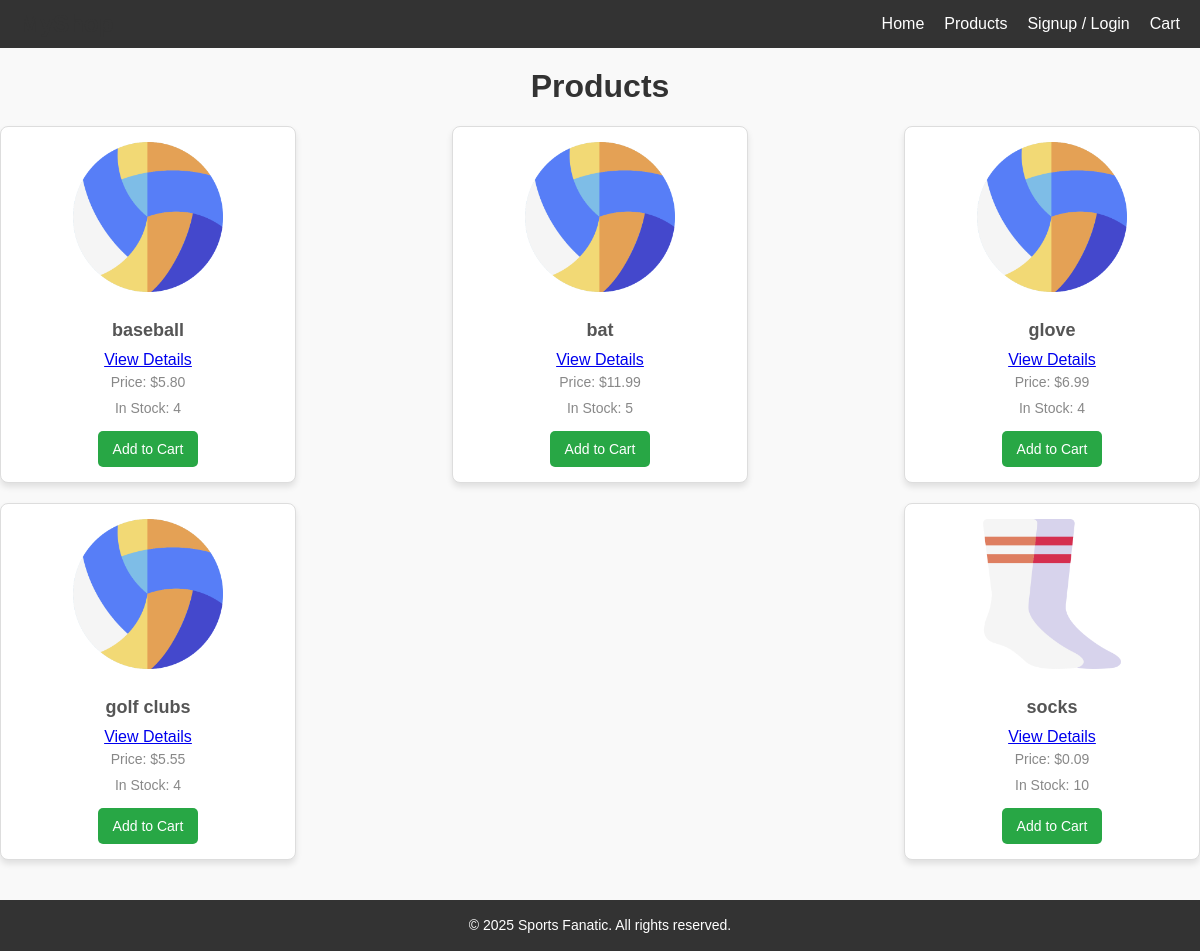
/products/, run on an earlier commit of the app's database.
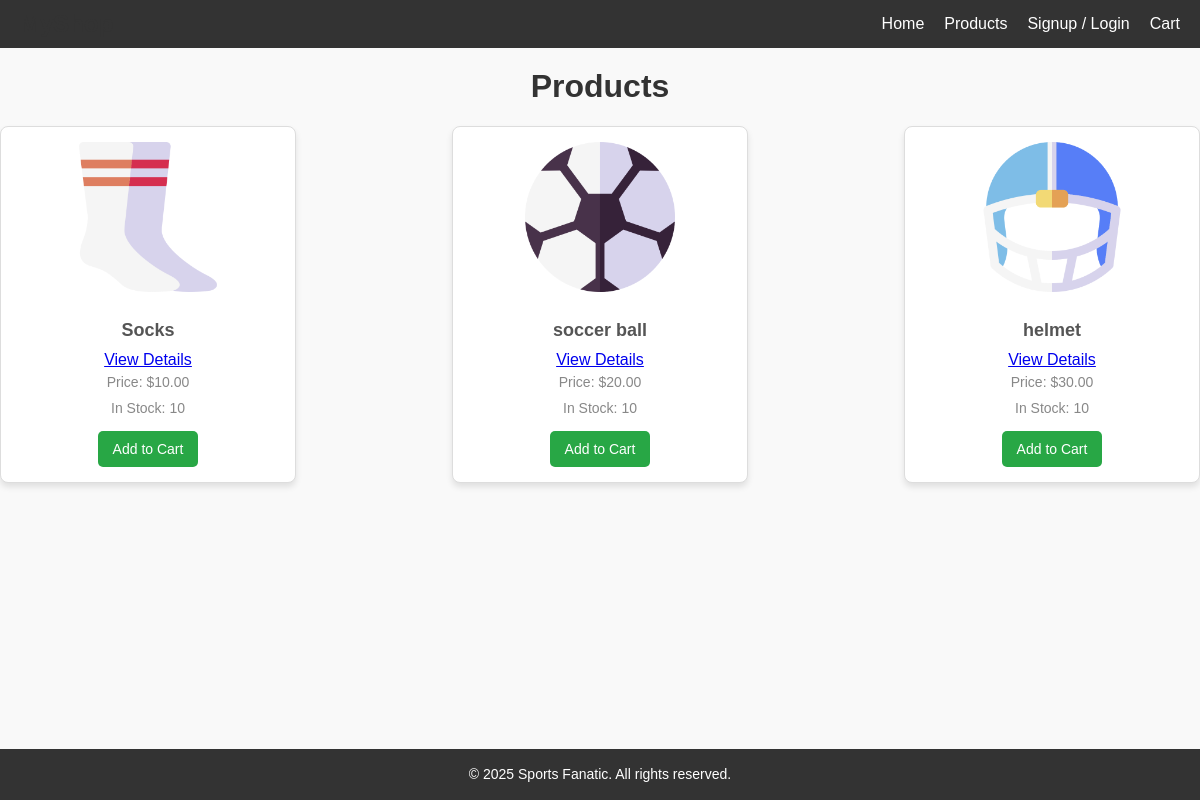
And on a later commit of the database.
### store/models.py (models this page shows, shortened)
class Product(models.Model):
    name = models.CharField(max_length=255)
    price = models.DecimalField(max_digits=10, decimal_places=2)
    stock = models.PositiveIntegerField(default=10)
    image = models.ImageField(upload_to='products/', blank=True, null=True)
    description = models.TextField(blank=True)

### store/views.py (the view)
# urls.py: path('products/', views.product_list, name='product_list'),
def product_list(request):
    products = Product.objects.all()  # Query all products from the database
    return render(request, 'store/product_list.html', {'products': products})

### store/templates/store/product_list.html (shortened to what this page needs)
{% extends 'store/base.html' %}
{% load static %}
{% block styles %}
    <link rel="stylesheet" href="{% static 'store/product_list.css' %}">
{% endblock %}
{% block content %}
    <h1>Products</h1>
    <div class="products">
        {% for product in products %}
            <div class="product-card">
                {% if product.image %}
                    <img src="{{ product.image.url }}" alt="{{ product.name }}">
                {% else %}
                    <img src="{% static 'store/default-product.png' %}" alt="Default Product">
                {% endif %}
                <h3>{{ product.name }}</h3>
                <a href="{% url 'product_detail' product.id %}">View Details</a>
                <p>Price: ${{ product.price }}</p>
                {% if product.stock %}
                    <p>In Stock: {{ product.stock }}</p>
                    <a href="{% url 'add_to_cart' product.id %}" class="add-to-cart-btn">Add to Cart</a>
                {% else %}
                    <p style="color: red;">Out of Stock</p>
                {% endif %}
            </div>
        {% endfor %}
    </div>
{% endblock %}

### store/templates/store/base.html (shortened to what this page needs)
{% load static %}
<!DOCTYPE html>
<html lang ="en">
<head>
    {% block styles %}{% endblock %}
    <link rel="stylesheet" href="{% static 'store/base.css' %}">
</head>
<body>
    <header>
        <div class="logo">
            <h1>MyShop</h1>
        </div>
        <nav>
            <ul class="nav-links">
                <li><a href="{% url 'home' %}">Home</a></li>
                <li><a href="{% url 'product_list' %}">Products</a></li>
                {% if user.is_authenticated %}
                    <li><a href="{% url 'account' %}">Account</a></li>
                    <li class="dropdown">
                        <a href="#">Tools ▼</a>
                        <ul class="dropdown-menu">
                            <li><a href="{% url 'internal_tools' %}">Internal Tools</a></li>
                             <li><a href="{% url 'catalog_tool' %}">Catalog Tool</a></li>
                        </ul>
                    </li>
                    <form action="{% url 'logout' %}" method="post" style="display:inline">
                        {% csrf_token %}
                        <button type="submit" class="logout-btn">Logout</button>
                    </form>
                {% else %}
                    <li><a href="{% url 'signup' %}">Signup</a> / <a href="{% url 'login' %}">Login</a></li>
                {% endif %}
                <li><a href="{% url 'cart' %}">Cart</a></li>
            </ul>
        </nav>
    </header>
    <main>
        {% block content %}{% endblock %}
    </main>
    <footer class="site-footer">
        <p>&copy; 2025 Sports Fanatic. All rights reserved.</p>
    </footer>
</body>
</html>

### store/static/store/product_list.css (style rules this page uses)
body { font-family: Airal, sans-serif; margin: 0; padding: 0; background-color: #f9f9f9; }
h1 { text-align: center; color: #333; margin-top: 20px; }
.products { display: flex; flex-wrap: wrap; justify-content: space-between; gap: 20px; margin: 20px auto; max-width: 1200px; }
.product-card { background: #fff; border: 1px solid #ddd; border-radius: 8px; box-shadow: 0 4px 6px rgba(0, 0, 0, 0.1); padding: 15px; width: 22%; text-align: center; display: flex; flex-direction: column; align-items: center; }
.product-card img { max-width: 100%; height: 150px; object-fit: cover; border-radius: 8px; margin-bottom: 10px; }
.product-card h3 { font-size: 18px; color: #555; margin-bottom: 10px; }
.product-card p { font-size: 14px; color: #888; margin: 5px 0; }
.add-to-cart-btn { background-color: #28a745; color: white; border: none; border-radius: 5px; padding: 10px 15px; text-decoration: none; font-size: 14px; cursor: pointer; margin-top: 10px; }

### store/static/store/base.css (style rules this page uses)
header { background-color: #333; color: white; padding: 10px 20px; display: flex; justify-content: space-between; align-items: center; }
header .logo h1 { margin: 0; font-size: 24px; }
header nav { display: flex; }
header .nav-links { list-style: none; display: flex; gap: 20px; margin: 0; padding: 0; }
header .nav-links li { display: inline; }
header .nav-links a { color: white; text-decoration: none; font-size: 16px; transition: color 0.3s ease; }
.nav-links { list-style: none; padding: 0; margin: 0; display: flex; gap: 15px; }
.nav-links li { position: relative; }
.site-footer { background-color: #333; color: white; text-align: center; padding: 15px 0; margin-top: 20px; font-size: 14px; }
.site-footer p { margin: 0; line-height: 1.5; }
body { display: flex; flex-direction: column; min-height: 100vh; }
main { flex: 1; }
.site-footer { background-color: #333; color: white; text-align: center; padding: 15px 0; }

What changed in the data, as far as the page shows it:
removed Product: name "baseball", price "5.80", stock "4"
removed Product: name "golf clubs", price "5.55", stock "4"
removed Product: image (picture), name "socks", price "0.09", stock "10"
added Product: image (picture), name "Socks", price "10.00", stock "10"
changed Product: image: picture added; name "bat" → "soccer ball"; price "11.99" → "20.00"; stock "5" → "10"
changed Product: image: picture added; name "glove" → "helmet"; price "6.99" → "30.00"; stock "4" → "10"
